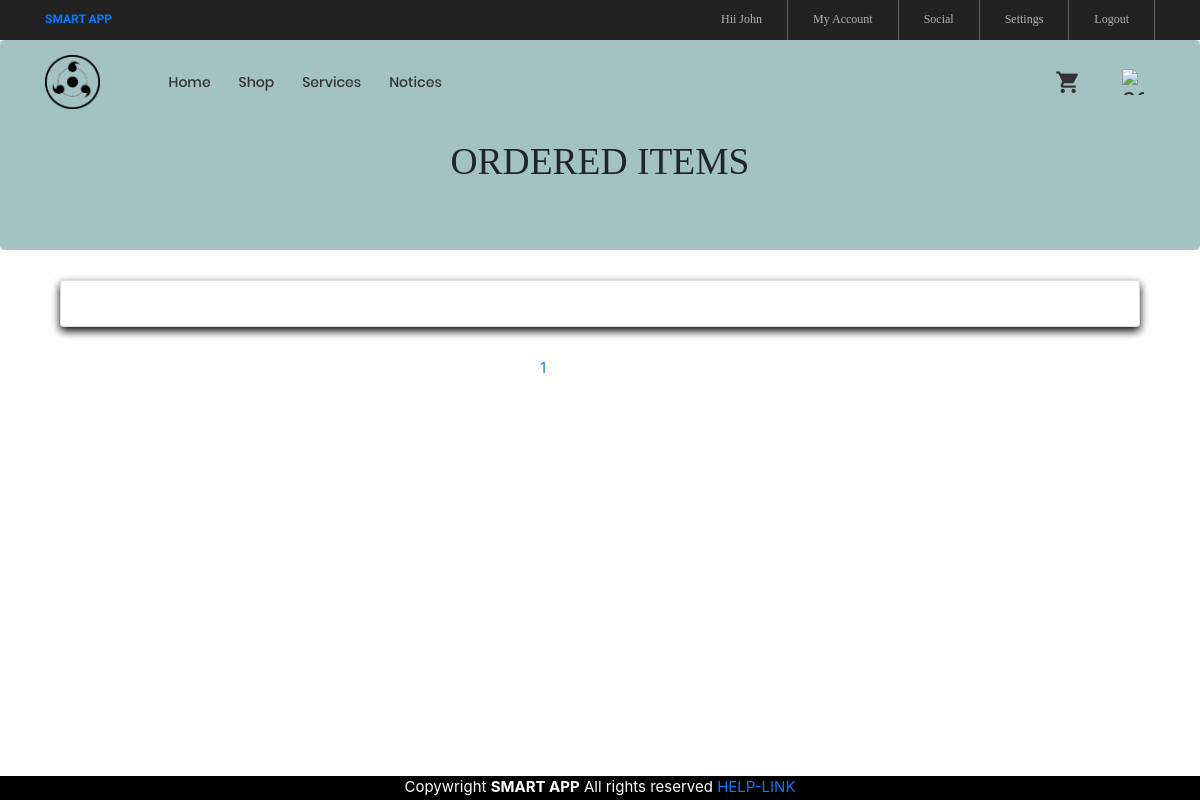
The app's page /list/ (signed in), older data.
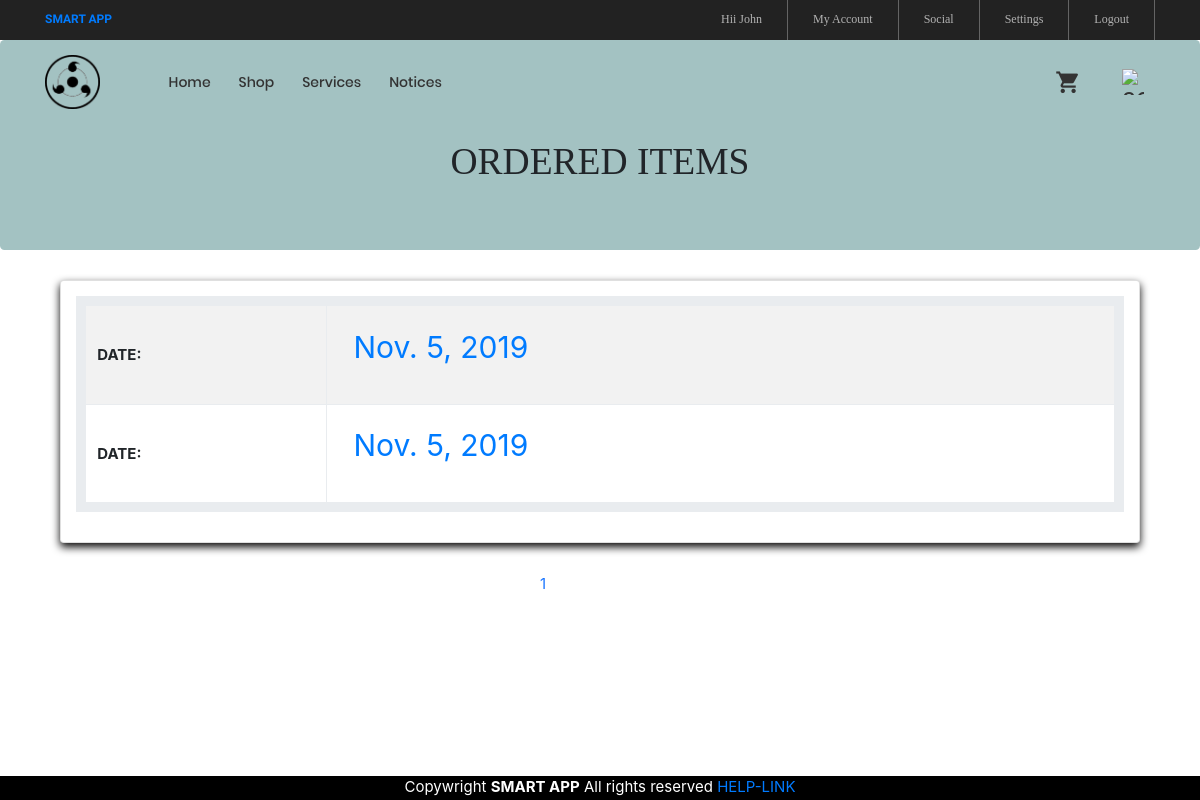
The same page, newer data.
### ser/models.py (models this page shows, shortened)
class Quantity(models.Model):
    author = models.CharField(max_length=50)
    quantity = models.IntegerField()
    item = models.ForeignKey('Item', on_delete=models.CASCADE)
    flat_number = models.CharField(max_length=30)
    created= models.DateField(auto_now_add=True)
    time1 = models.DateTimeField(auto_now_add=True)

### ser/views.py (the view)
# urls.py: path('list/',views.MyView,name="list"),
@login_required
def MyView(request):                #display ordered items
    startdate = date.today()
    enddate = startdate + timedelta(days=7)
    query_results = Quantity.objects.all().order_by('-created')
    aut=request.user.username
    info=[]
    for x in query_results:
        if x.author==aut:
            y={'flnum':x.created,'aut':x.author,'aut2':aut}
            info.append(y)
    paginator=Paginator(info,5)
    try:
        page = int(request.GET.get('page','1'))
    except:
        page = 1
    try:
        info = paginator.page(page)
    except(EmptyPage, InvalidPage):
        info=paginator.page(paginator.num_pages)
    context={
            'info':info,
        }
    return render(request, 'display.html',context)

### templates/display.html (shortened to what this page needs)
{% extends 'index.html' %}
{% load static %}
{% block page_content %}
{% load widget_tweaks %}
<head>
   <link rel="stylesheet" href="{% static 'https://maxcdn.bootstrapcdn.com/bootstrap/3.3.5/css/bootstrap.min.css' %}">
 </head>
<body>
<div class="jumbotron" style="background-color:#a3c2c2">
	<h1 style="font-family: 'Cormorant', serif;"><br><center>ORDERED ITEMS</center></h1>
</div>
<div class="container-fluid" style="padding-left: 5%;padding-right: 5%;">
<div class="card p-3">
<table class="table table-bordered table-striped table-hover table-responsive" style="border-width: 10px">
	<div class="row pl" >
			<tbody>
		{% for y in info %}
			{% if y.aut2 == y.aut %}
					<tr>
								<td style="line-height: 5">
								<b>	DATE: </b></td>
								<td>
                        <a class="nav-link" href= "{% url 'shop_view' y.flnum %}" style="font-size: 30px">{{y.flnum}}</a>
							 </td>
			 		 </tr>
			{% endif %}
		{% endfor %}
</tbody>
	</div></table></div>
</div>
		<div class="pagination p-t-30"  style=" left: 0; bottom: 5%; width: 100%;z-index:3;">
				<ul style="margin-left: 45%">
			{% for pg in info.paginator.page_range %}
			{% if info.number == pg %}
	<a href="?page={{ pg }}" style="color:#1a75ff">{{ pg }}</a>
			{% endif %}
			{% endfor %}
		</ul>
</div>
	{% endblock %}

Row changes from the older to the newer data that the page shows:
added Quantity: flnum "Nov. 5, 2019"
added Quantity: flnum "Nov. 5, 2019"
Text that changed along with them:
new list line: "DATE:"
